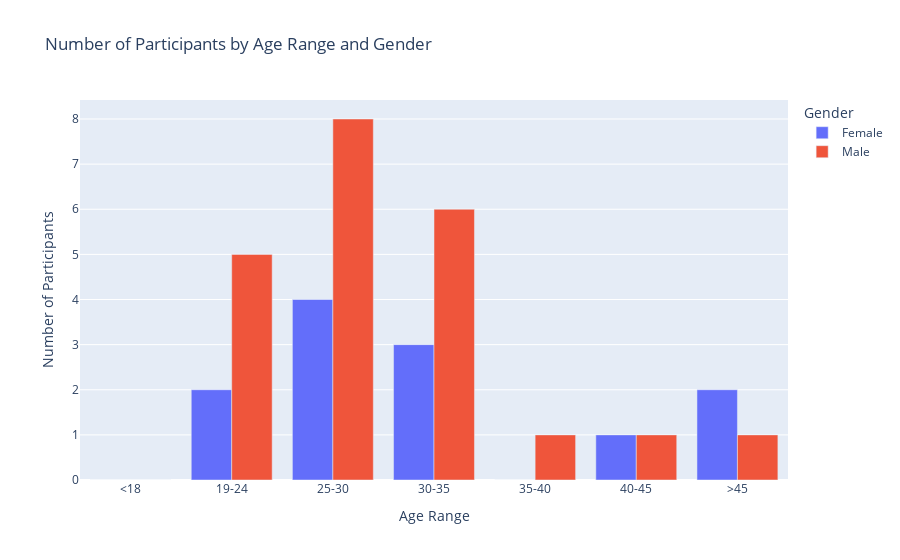

The cell this chart's notebook holds for it:
### Code cell
# Define age bins and labels
age_bins = [-float('inf'), 18, 24, 30, 35, 40, 45, float('inf')]
age_labels = ['<18', '19-24', '25-30', '30-35', '35-40', '40-45', '>45']

data['Age'] = pd.to_numeric(data['Age'], errors='coerce')
data['Gender'] = data['Gender'].replace({'1': 'Male', '2': 'Female'})
# Create a new column 'AgeRange' based on the defined age bins
data['AgeRange'] = pd.cut(data['Age'], bins=age_bins, labels=age_labels)

# Group by 'AgeRange' and 'Gender' and count the occurrences
grouped_data = data.groupby(['AgeRange', 'Gender']).size().reset_index(name='count')

# Create a bar plot
fig = px.bar(grouped_data, x='AgeRange', y='count', color='Gender',
             title="Number of Participants by Age Range and Gender",
             labels={"AgeRange": "Age Range", "count": "Number of Participants", "Gender": "Gender"},
             barmode='group')  # 'group' places bars for Male and Female side by side

# Show the plot
fig.show()

### Figure 1 — Plotly figure (JSON) as saved in the notebook; plotly's stock layout.template omitted (floating-point values rounded to 4 significant figures)
{"data": [{"alignmentgroup": "True", "hovertemplate": "Gender=Female<br>Age Range=%{x}<br>Number of Participants=%{y}<extra></extra>", "legendgroup": "Female", "marker": {"color": "#636efa", "pattern": {"shape": ""}}, "name": "Female", "offsetgroup": "Female", "orientation": "v", "showlegend": true, "textposition": "auto", "type": "bar", "x": ["<18", "19-24", "25-30", "30-35", "35-40", "40-45", ">45"], "xaxis": "x", "y": [0, 2, 4, 3, 0, 1, 2], "yaxis": "y"}, {"alignmentgroup": "True", "hovertemplate": "Gender=Male<br>Age Range=%{x}<br>Number of Participants=%{y}<extra></extra>", "legendgroup": "Male", "marker": {"color": "#EF553B", "pattern": {"shape": ""}}, "name": "Male", "offsetgroup": "Male", "orientation": "v", "showlegend": true, "textposition": "auto", "type": "bar", "x": ["<18", "19-24", "25-30", "30-35", "35-40", "40-45", ">45"], "xaxis": "x", "y": [0, 5, 8, 6, 1, 1, 1], "yaxis": "y"}], "layout": {"barmode": "group", "legend": {"title": {"text": "Gender"}, "tracegroupgap": 0}, "title": {"text": "Number of Participants by Age Range and Gender"}, "xaxis": {"anchor": "y", "domain": [0, 1], "title": {"text": "Age Range"}}, "yaxis": {"anchor": "x", "domain": [0, 1], "title": {"text": "Number of Participants"}}}}
